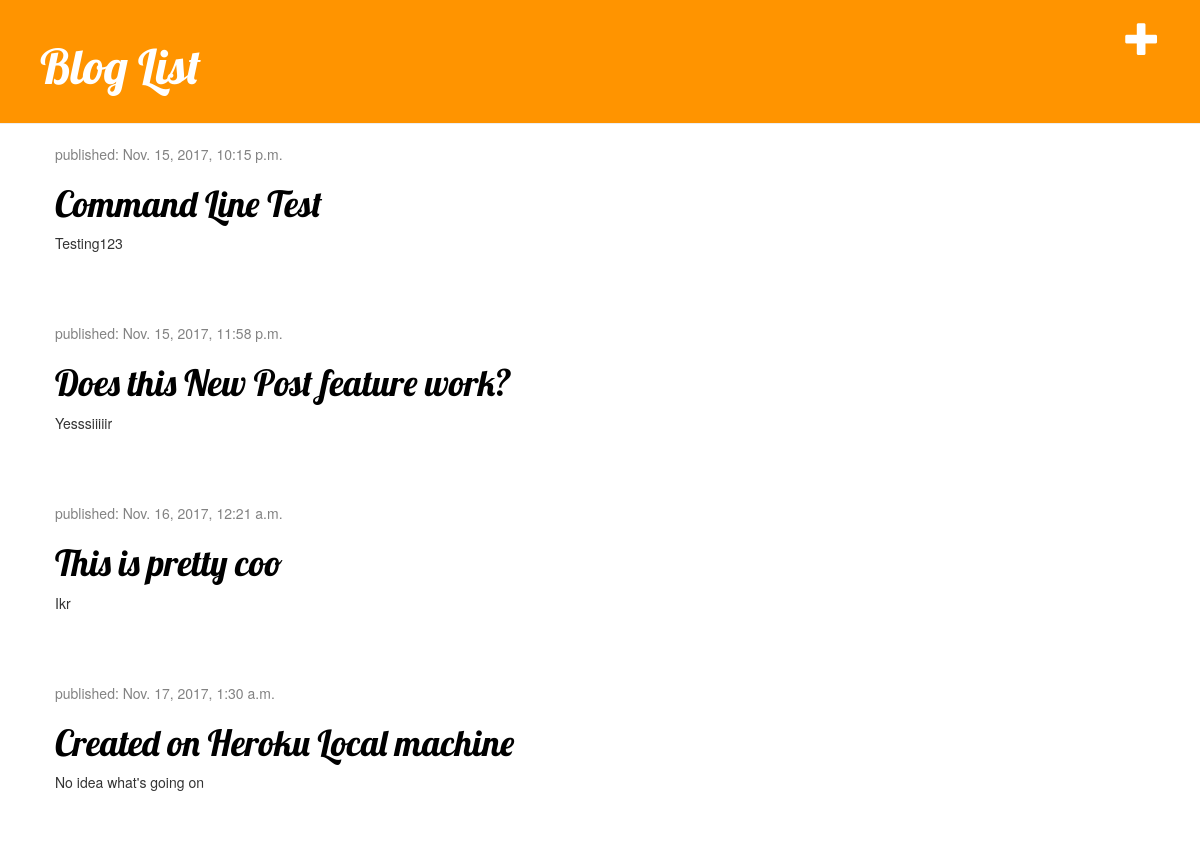
The page / on the database its author committed.
### blog/models.py (models this page shows, shortened)
class Post(models.Model):
	author = models.ForeignKey('auth.User')
	title = models.CharField(max_length=200)
	text = models.TextField()
	created_date = models.DateTimeField(default = timezone.now)
	published_date = models.DateTimeField(blank=True, null=True)

### blog/views.py (the view)
# urls.py: url(r'^$', views.post_list, name='post_list'),
def post_list(request):
    posts = Post.objects.filter(
        published_date__lte=timezone.now()).order_by('published_date')
    return render(request, 'blog/post_list.html', {'posts': posts})

### blog/templates/blog/post_list.html
{% extends 'blog/base.html'%}
{% block content %}
	{% for post in posts %}
	    <div class="post">
	        <div class="date">
	            <p>published: {{ post.published_date }}</p>
	        </div>
	        <h1><a href="{% url 'post_detail' pk=post.pk %}">{{ post.title }}</a></h1>
	        <p>{{ post.text|linebreaksbr }}</p>
	    </div>
	{% endfor %}
{% endblock %}

### blog/templates/blog/base.html (shortened to what this page needs)
{% load staticfiles %}
<html>
    <head>
        <link rel="stylesheet" href="//maxcdn.bootstrapcdn.com/bootstrap/3.2.0/css/bootstrap.min.css">
        <link rel="stylesheet" href="//maxcdn.bootstrapcdn.com/bootstrap/3.2.0/css/bootstrap-theme.min.css">
        <link rel="stylesheet" href="{% static 'css/blog.css' %}">
    </head>
    <body>
        <div class="page-header">
                <a href="{% url 'post_new' %}" class="top-menu"><span class="glyphicon glyphicon-plus"></span></a>
                <h1><a href="/">Blog List</a></h1>
        </div>
        <div class="content container">
            <div class="row">
                <div class="col-md-8">
                {% block content %}
                {% endblock %}
                </div>
            </div>
        </div>
    </body>
</html>

### rows shown on the page
Post: published_date "Nov. 15, 2017, 10:15 p.m.", title "Command Line Test", text "Testing123"
Post: published_date "Nov. 15, 2017, 11:58 p.m.", title "Does this New Post feature work?", text "Yesssiiiiir"
Post: published_date "Nov. 16, 2017, 12:21 a.m.", title "This is pretty coo", text "Ikr"
Post: published_date "Nov. 17, 2017, 1:30 a.m.", title "Created on Heroku Local machine", text "No idea what's going on"
